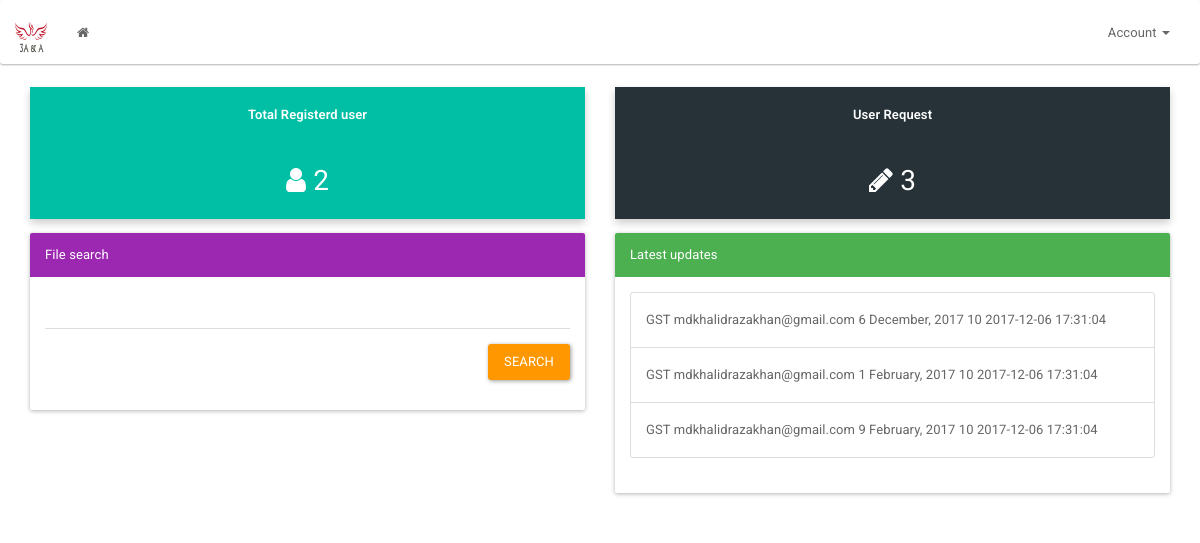
Page /admin/home.php on the committed database.
### tables this page shows
CREATE TABLE `user_request` (
  `id` int(11) NOT NULL,
  `services` int(11) NOT NULL,
  `ref_id` int(11) NOT NULL,
  `appointment` varchar(128) NOT NULL,
  `request_time` varchar(128) NOT NULL,
  `req_time` datetime NOT NULL DEFAULT CURRENT_TIMESTAMP
);

CREATE TABLE `services` (
  `id` int(11) NOT NULL,
  `services` varchar(512) NOT NULL
);

CREATE TABLE `user` (
  `id` int(11) NOT NULL,
  `user_email` varchar(128) NOT NULL,
  `user_first_nane` varchar(128) NOT NULL,
  `user_last_nane` varchar(128) NOT NULL,
  `user_phone` varchar(11) NOT NULL,
  `user_adhar` varchar(16) NOT NULL,
  `user_pan` varchar(16) NOT NULL
);

### admin/home.php (the view, shortened to what this page needs)
<?php
include_once "admin/includes/header.php";
$sql="select * from user";
$res=mysql_query($sql);
$countUser=mysql_num_rows($res);
$sqlReq="select * from user_request";
$resR=mysql_query($sqlReq);
$countReq=mysql_num_rows($resR);
?>
    <div class="container">
        <div class="row">
            <div class="col-lg-6 col-md-6 col-sm-12">
                <div class="card teal-700">
                    <div class="text-center">
                        <div class="card-heading">
                            Total Registerd user
                        </div>
                        <div class="card-content">
                            <i class="fa fa-user"></i>
                           <?php  echo $countUser;?>
                        </div>
                    </div>
                </div>
            </div>
            <div class="col-lg-6 col-md-6 col-sm-12">
                <div class="card grey-blue-dark">
                    <div class="text-center">
                        <div class="card-heading">
                           User Request
                        </div>
                        <div class="card-content">
                            <i class="fa fa-pencil"></i>
                           <?php echo $countReq; ?>
                        </div>
                    </div>
                </div>
            </div>
        </div>
    <section class="row margin-top-default">
            <form id="adminFileSearch" action="?admin=search" method="POST">
            <div class="col-lg-6" id="serchFile">
                <div class="panel panel-info">
                    <div class="panel-heading">
                        File search
                    </div>
                    <div class="panel-body">
                        <div class="form-group">
                            <input type="search" class="form-control" name="searchBox">
                        </div>
                        <div class="form-group pull-right">
                            <input type="submit" class=" btn btn-warning"  value="Search">
                        </div>
                    </div>
                </div>
            </div>
            </form>
            <div class="col-lg-6">
                <div class="panel panel-success">
                    <div class="panel-heading">
                        Latest updates
                    </div>
                    <div class="panel-body">
                        <ul class="list-group">
                     <?php
                     while($data=mysql_fetch_array($resR)){
                        $idUSer=$data['ref_id'];
                        $sql="select * from user where id='$idUSer'";
                        $res=mysql_query($sql);
                        $dataUser=mysql_fetch_assoc($res);
                        $email=$dataUser['user_email'];
                        $sql="select * from services";
                        $res=mysql_query($sql);
                        $dataS=mysql_fetch_array($res);
                        echo "<li class='list-group-item'>".$dataS['services']." ". $email." ". $data['appointment']." ". $data['request_time']." " .$data['req_time']."</li>";
                     }
                     ?>
                     </ul>
                    </div>
                </div>
            </div>
    </section>
    </div>
<?php
include_once "admin/includes/footer.php";
?>

### admin/includes/header.php (shortened to what this page needs)
<!DOCTYPE html>
<html lang="en">
<head>
    <link rel="stylesheet" href="required/css/bootstrap.min.css">
    <link rel="stylesheet" href="required/css/style.css">
    <link rel="stylesheet" href="https://maxcdn.bootstrapcdn.com/font-awesome/4.7.0/css/font-awesome.min.css">
    <nav class="navbar navbar-default">
  <div class="container-fluid">
    <div class="navbar-header">
      <a class="navbar-brand" href="#">
        <img src="image/logo.jpg" class="logo">
      </a>
    </div>
    <div class="collapse navbar-collapse" id="bs-example-navbar-collapse-1">
      <ul class="nav navbar-nav">
        <li><a href="?admin=home"><i class="fa fa-home"></i></a></li>
      </ul>
      <ul class="nav navbar-nav navbar-right">
        <li class="dropdown">
          <a href="#" class="dropdown-toggle" data-toggle="dropdown" role="button" aria-haspopup="true" aria-expanded="false">Account <span class="caret"></span></a>
        </li>
      </ul>
    </div>
  </div>
</nav>
</head>
<body>

### admin/includes/footer.php (shortened to what this page needs)
</body>
</html>

### required/css/style.css (style rules this page uses)
.card { box-shadow: 0 4px 8px 0 rgba(0, 0, 0, 0.2); transition: 0.3s; }
.card .card-heading { padding: 16px 12px; font-weight: 600; }
.card .card-content { padding: 12px 4px; font-size: 28px; }
.teal-700 { background: #00bfa5 !important; color: #ffffff; }
.grey-blue-dark { background: #263238 !important; color: #ffffff; }
.margin-top-default { margin-top: 14px; }
.navbar-brand .logo { max-width: 32px; }

### rows in the picture
user_request: services.services "GST", ref.user_email "mdkhalidrazakhan@gmail.com", appointment "6 December, 2017", request_time "10", req_time "2017-12-06 17:31:04"
user_request: services.services "GST", ref.user_email "mdkhalidrazakhan@gmail.com", appointment "1 February, 2017", request_time "10", req_time "2017-12-06 17:31:04"
user_request: services.services "GST", ref.user_email "mdkhalidrazakhan@gmail.com", appointment "9 February, 2017", request_time "10", req_time "2017-12-06 17:31:04"

### other values in the picture
$countUser "2"
$countReq "3"
